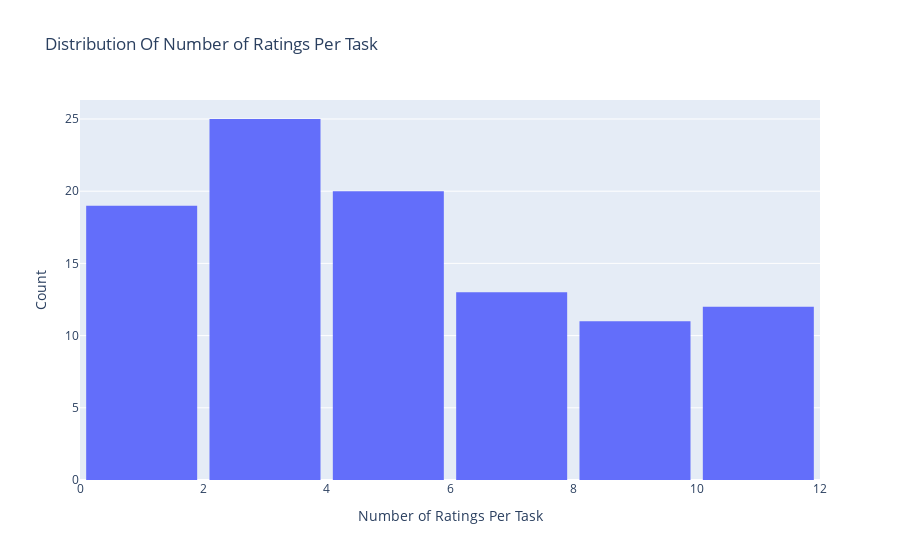
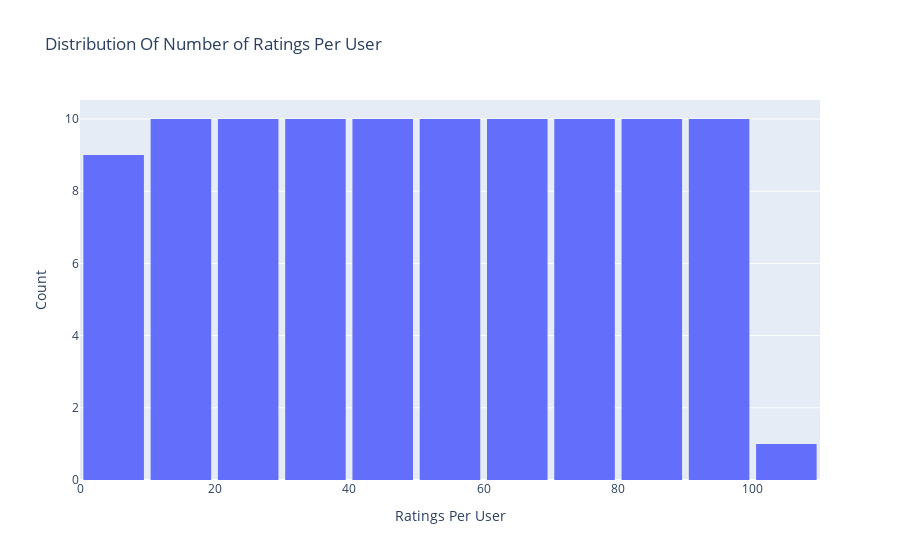

The code cell stored with these charts, in order, in its notebook:
### Code cell
#add
# Create trace
trace = go.Histogram(x = combined_task_data.TaskId,
                     name = 'Ratings',
                     xbins = dict(start = 0,
                                  end = 200,
                                  size = 2))
# Create layout
layout = go.Layout(title = 'Distribution Of Number of Ratings Per Task',
                   xaxis = dict(title = 'Number of Ratings Per Task'),
                   yaxis = dict(title = 'Count'),
                   bargap = 0.1)

# Create plot
fig = go.Figure(data=[trace], layout=layout)
iplot(fig)
#add

#add
# Create trace
trace = go.Histogram(x = combined_task_data.id,
                     name = 'Ratings',
                     xbins = dict(start = 0,
                                  end = 200,
                                  size = 10))
# Create layout
layout = go.Layout(title = 'Distribution Of Number of Ratings Per User',
                   xaxis = dict(title = 'Ratings Per User'),
                   yaxis = dict(title = 'Count'),
                   bargap = 0.1)

# Create plot
fig = go.Figure(data=[trace], layout=layout)
iplot(fig)
#add

### Figure 1 — Plotly figure (JSON) as saved in the notebook; plotly's stock layout.template omitted (floating-point values rounded to 4 significant figures)
{"data": [{"name": "Ratings", "type": "histogram", "x": [1, 1, 1, 1, 1, 1, 1, 1, 1, 1, 1, 1, 1, 1, 1, 1, 1, 1, 1, 2, 2, 2, 2, 2, 2, 2, 2, 2, 2, 2, 3, 3, 3, 3, 3, 3, 3, 3, 3, 3, 3, 3, 3, 3, 4, 4, 4, 4, 4, 4, 4, 4, 4, 4, 5, 5, 5, 5, 5, 5, 5, 5, 5, 5, 6, 6, 6, 6, 6, 6, 6, 6, 6, 7, 7, 7, 7, 8, 8, 8, 9, 9, 9, 9, 9, 9, 9, 9, 10, 10, 10, 10, 10, 10, 11, 11, 11, 11, 11, 11], "xbins": {"end": 200, "size": 2, "start": 0}}], "layout": {"bargap": 0.1, "title": {"text": "Distribution Of Number of Ratings Per Task"}, "xaxis": {"title": {"text": "Number of Ratings Per Task"}}, "yaxis": {"title": {"text": "Count"}}}}

### Figure 2 — Plotly figure (JSON) as saved in the notebook; plotly's stock layout.template omitted (floating-point values rounded to 4 significant figures)
{"data": [{"name": "Ratings", "type": "histogram", "x": [1, 16, 18, 26, 33, 46, 57, 59, 67, 69, 70, 73, 76, 79, 80, 84, 87, 94, 100, 2, 17, 21, 30, 38, 43, 53, 65, 83, 92, 97, 3, 12, 19, 23, 31, 32, 35, 40, 49, 55, 61, 74, 85, 96, 4, 14, 24, 29, 34, 44, 54, 66, 78, 90, 5, 13, 22, 25, 37, 48, 60, 72, 89, 99, 6, 15, 28, 42, 52, 58, 64, 82, 98, 7, 50, 68, 95, 8, 47, 93, 9, 27, 41, 45, 56, 71, 77, 91, 10, 20, 39, 63, 81, 88, 11, 36, 51, 62, 75, 86], "xbins": {"end": 200, "size": 10, "start": 0}}], "layout": {"bargap": 0.1, "title": {"text": "Distribution Of Number of Ratings Per User"}, "xaxis": {"title": {"text": "Ratings Per User"}}, "yaxis": {"title": {"text": "Count"}}}}
